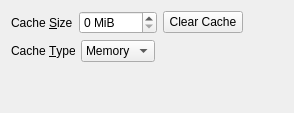
        <widget class="QWidget" name="cache_page">
         <layout class="QVBoxLayout" name="verticalLayout_2">
          <item>
           <layout class="QHBoxLayout" name="horizontalLayout_3">
            <item>
             <widget class="QLabel" name="label_2">
              <property name="text">
               <string>Cache &amp;Size</string>
              </property>
              <property name="buddy">
               <cstring>cache_size</cstring>
              </property>
             </widget>
            </item>
            <item>
             <widget class="QSpinBox" name="cache_size">
              <property name="toolTip">
               <string>A value of zero will allow QWebEngine to control the size of the cache automatically.</string>
              </property>
              <property name="suffix">
               <string> MiB</string>
              </property>
              <property name="maximum">
               <number>2048</number>
              </property>
             </widget>
            </item>
            <item>
             <widget class="QPushButton" name="clear_cache">
              <property name="text">
               <string>Clear Cache</string>
              </property>
             </widget>
            </item>
            <item>
             <spacer name="horizontalSpacer_2">
              <property name="orientation">
               <enum>Qt::Horizontal</enum>
              </property>
              <property name="sizeHint" stdset="0">
               <size>
                <width>40</width>
                <height>20</height>
               </size>
              </property>
             </spacer>
            </item>
           </layout>
          </item>
          <item>
           <layout class="QHBoxLayout" name="horizontalLayout_2">
            <item>
             <widget class="QLabel" name="label">
              <property name="text">
               <string>Cache &amp;Type</string>
              </property>
              <property name="buddy">
               <cstring>cache_type</cstring>
              </property>
             </widget>
            </item>
            <item>
             <widget class="QComboBox" name="cache_type">
              <property name="insertPolicy">
               <enum>QComboBox::NoInsert</enum>
              </property>
              <property name="sizeAdjustPolicy">
               <enum>QComboBox::AdjustToContents</enum>
              </property>
              <item>
               <property name="text">
                <string>Memory</string>
               </property>
              </item>
              <item>
               <property name="text">
                <string>None</string>
               </property>
              </item>
             </widget>
            </item>
            <item>
             <spacer name="horizontalSpacer">
              <property name="orientation">
               <enum>Qt::Horizontal</enum>
              </property>
              <property name="sizeHint" stdset="0">
               <size>
                <width>40</width>
                <height>20</height>
               </size>
              </property>
             </spacer>
            </item>
           </layout>
          </item>
          <item>
           <spacer name="verticalSpacer_2">
            <property name="orientation">
             <enum>Qt::Vertical</enum>
            </property>
            <property name="sizeHint" stdset="0">
             <size>
              <width>20</width>
              <height>40</height>
             </size>
            </property>
           </spacer>
          </item>
         </layout>
        </widget>
